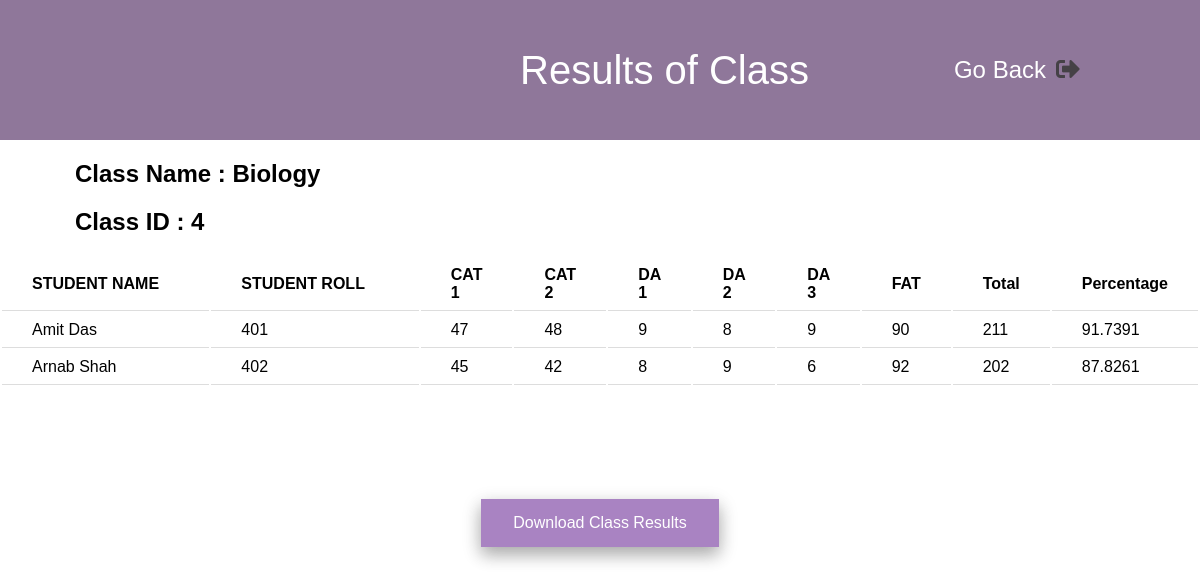
Page /teacher.php?class=Biology on the committed database.
### tables this page shows
CREATE TABLE `class` (
  `name` varchar(30) NOT NULL,
  `id` int(3) NOT NULL
);

CREATE TABLE `result` (
  `name` varchar(30) NOT NULL,
  `rno` int(3) NOT NULL,
  `class` varchar(30) NOT NULL,
  `p1` int(3) NOT NULL,
  `p2` int(3) NOT NULL,
  `p3` int(3) NOT NULL,
  `p4` int(3) NOT NULL,
  `p5` int(3) NOT NULL,
  `p6` int(3) NOT NULL,
  `marks` int(3) NOT NULL,
  `percentage` float NOT NULL
);

### teacher.php (the view, shortened to what this page needs)
<!DOCTYPE html>
<html lang="en">
<head>
    <link rel="stylesheet" href="./css/class.css">
    <link rel="stylesheet" href="./css/admin.css">
    <link rel="stylesheet" href="https://use.fontawesome.com/releases/v5.15.4/css/all.css">
</head>
<body>
<div class="title">
    <div class="heading">Results of Class</div>
    <div class="logo"> Go Back
    <a href="login.php"><i class="fas fa-sign-out-alt" style="color: rgba(59, 58, 58, 0.877); margin-left: 10px" ></i></a>
    </div>
  </div>
  <?php
        include("conn.php");
        if(!isset($_GET['class']))
            $class=null;
        else
            $class=$_GET['class'];
        $name_sql=mysqli_query($conn,"SELECT `name`, `id` FROM `class` WHERE `name`='$class'");
        while($row = mysqli_fetch_assoc($name_sql))
        {
        $name = $row['name'];
        $id=$row['id'];
        }
        echo "<h2 class=\"teach\"> Class Name : ".$name."</h2>";
        echo "<h2 class=\"teach\"> Class ID : ".$id."</h2>";
        $result_sql=mysqli_query($conn,"SELECT * FROM `result` WHERE `class`='$class'");
        if (mysqli_num_rows($result_sql) > 0) {
            echo "<table>
            <tr>
            <th >STUDENT NAME</th>
            <th>STUDENT ROLL</th>
            <th>CAT 1</th>
                <th>CAT 2</th>
                <th>DA 1</th>
                <th>DA 2</th>
                <th>DA 3</th>
                <th>FAT</th>
                <th>Total</th>
                <th>Percentage</th>
            </tr>";
        while($row = mysqli_fetch_assoc($result_sql))
        {
            echo "<tr>";
            echo "<td>" . $row['name'] . "</td>";
            echo "<td>" . $row['rno'] . "</td>";
            echo "<td>" . $row['p1'] . "</td>";
            echo "<td>" . $row['p2'] . "</td>";
            echo "<td>" . $row['p3'] . "</td>";
            echo "<td>" . $row['p4'] . "</td>";
            echo "<td>" . $row['p5'] . "</td>";
            echo "<td>" . $row['p6'] . "</td>";
            echo "<td>" . $row['marks'] . "</td>";
            echo "<td>" . $row['percentage'] . "</td>";
        echo "</tr>";
                }
              echo "</table>";
          } else {
              echo "0 Students";
          }
      ?>
      <div>
          <br><br><br><br><br><br>
        </div>
      <div class="button">
            <button onclick="window.print()">Download Class Results</button>
        </div>
</body>
</html>

### css/class.css (style rules this page uses)
.main table, th, td { text-align: left; table-layout: fixed; padding: 8px 30px; width: 50%; }
th, td { border-bottom: 1px solid #ddd; }
button { background-color: #a983c2; border: none; color: white; padding: 15px 32px; text-align: center; text-decoration: none; display: inline-block; font-size: 16px; margin: 4px 2px; cursor: pointer; -webkit-transition-duration: 0.4s; transition-duration: 0.4s; box-shadow: 0 8px 16px 0 rgba(0,0,0,0.2), 0 6px 20px 0 rgba(0,0,0,0.19); }
.button { text-align: center; }

### css/admin.css (style rules this page uses)
body { margin: 0; font-family: 'Optima', sans-serif !important; }
.title { display: flex; align-items: center; color: #fff; background-color: #5d3a6db0; justify-content: space-between; min-height: 140px; padding: 0 10%; }
.logo { color: #fff; font-size: 1.5rem; align-items: center; display: flex; }
.heading { margin-left: 400px !important; font-size: 40px; }

### teacher.php (style rules this page uses)
.teach { margin-left: 75px; }

### rows in the picture
class: name "Biology", id "4"
result: name "Amit Das", rno "401", p1 "47", p2 "48", p3 "9", p4 "8", p5 "9", p6 "90", marks "211", percentage "91.7391"
result: name "Arnab Shah", rno "402", p1 "45", p2 "42", p3 "8", p4 "9", p5 "6", p6 "92", marks "202", percentage "87.8261"
